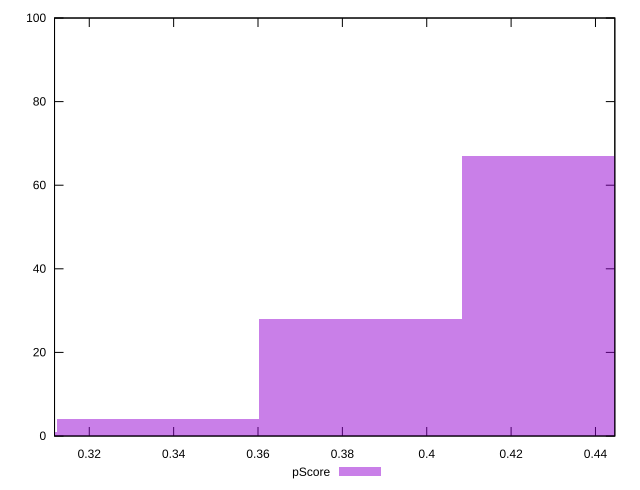

The gnuplot source for this figure:
reset

$pScore <<EOF
0.3842915522685251 28
0.33625510823495947 4
0.4323279963020908 67
0.28821866420139386 1
EOF

set key outside below
set boxwidth 0.04803644403356564
set xrange [0.31176470588235294:0.4445882352941176]
set yrange [0:100]
set trange [0:100]
set style fill transparent solid 0.5 noborder
set terminal svg size 640, 490 enhanced background rgb 'white'
set output "reports/report_00027_2021-02-24T12-40-31.850Z/uses-rel-preload/samples/music/pScore/histogram.svg"

plot $pScore title "pScore" with boxes

reset
